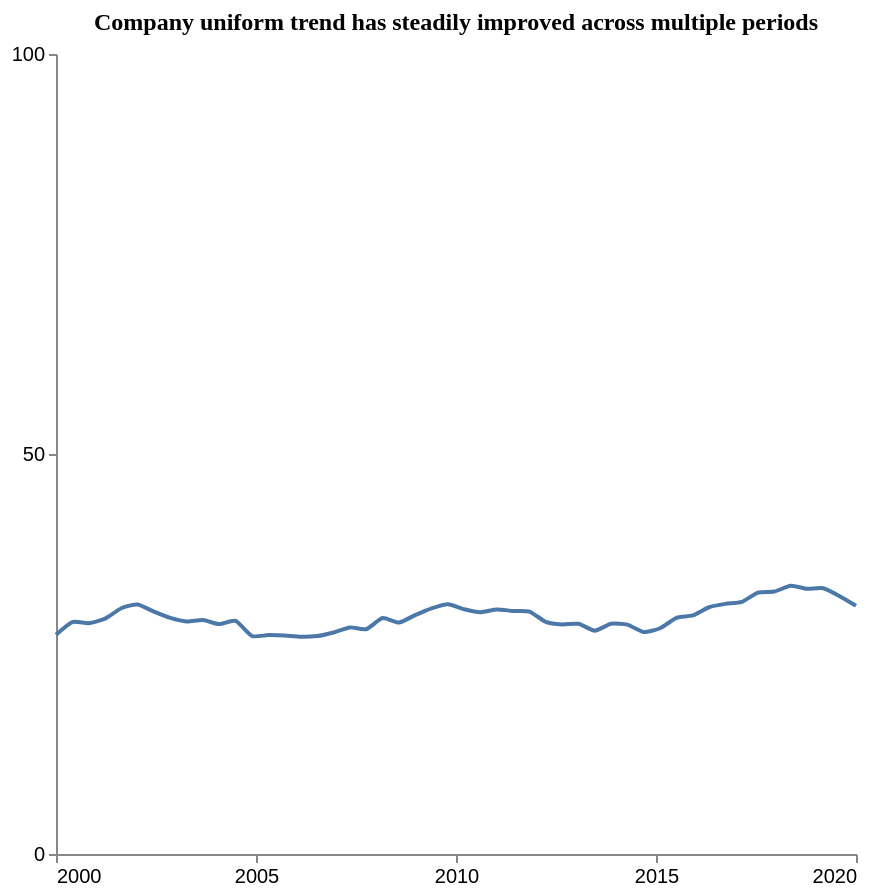

Here is the Vega-Lite specification saved for this chart:
### Vega-Lite specification from a JSON file in a GitHub repository (floating-point values rounded to 4 significant figures)
{"$schema": "https://vega.github.io/schema/vega-lite/v5.json", "description": "Pattern: Uniform", "data": {"values": [{"X": 2000.0, "Y": 27.41}, {"X": 2000.0, "Y": 28.99}, {"X": 2001.0, "Y": 28.85}, {"X": 2001.0, "Y": 29.42}, {"X": 2002.0, "Y": 30.72}, {"X": 2002.0, "Y": 31.2}, {"X": 2002.0, "Y": 30.29}, {"X": 2003.0, "Y": 29.51}, {"X": 2003.0, "Y": 29.07}, {"X": 2004.0, "Y": 29.24}, {"X": 2004.0, "Y": 28.74}, {"X": 2004.0, "Y": 29.14}, {"X": 2005.0, "Y": 27.25}, {"X": 2005.0, "Y": 27.36}, {"X": 2006.0, "Y": 27.3}, {"X": 2006.0, "Y": 27.15}, {"X": 2007.0, "Y": 27.24}, {"X": 2007.0, "Y": 27.69}, {"X": 2007.0, "Y": 28.33}, {"X": 2008.0, "Y": 28.1}, {"X": 2008.0, "Y": 29.49}, {"X": 2009.0, "Y": 28.93}, {"X": 2009.0, "Y": 29.86}, {"X": 2009.0, "Y": 30.71}, {"X": 2010.0, "Y": 31.23}, {"X": 2010.0, "Y": 30.59}, {"X": 2011.0, "Y": 30.23}, {"X": 2011.0, "Y": 30.58}, {"X": 2011.0, "Y": 30.37}, {"X": 2012.0, "Y": 30.29}, {"X": 2012.0, "Y": 29.02}, {"X": 2013.0, "Y": 28.7}, {"X": 2013.0, "Y": 28.77}, {"X": 2013.0, "Y": 27.92}, {"X": 2014.0, "Y": 28.78}, {"X": 2014.0, "Y": 28.67}, {"X": 2015.0, "Y": 27.75}, {"X": 2015.0, "Y": 28.22}, {"X": 2016.0, "Y": 29.52}, {"X": 2016.0, "Y": 29.82}, {"X": 2016.0, "Y": 30.84}, {"X": 2017.0, "Y": 31.26}, {"X": 2017.0, "Y": 31.51}, {"X": 2018.0, "Y": 32.67}, {"X": 2018.0, "Y": 32.81}, {"X": 2018.0, "Y": 33.52}, {"X": 2019.0, "Y": 33.16}, {"X": 2019.0, "Y": 33.21}, {"X": 2020.0, "Y": 32.22}, {"X": 2020.0, "Y": 31.02}]}, "mark": {"type": "line", "interpolate": "cardinal", "tension": 0.4}, "encoding": {"x": {"field": "X", "type": "quantitative", "title": "", "axis": {"grid": false, "format": "d", "values": [2000, 2005, 2010, 2015, 2020], "tickSize": 4}, "scale": {"domain": [2000, 2020]}}, "y": {"field": "Y", "type": "quantitative", "title": "", "axis": {"grid": false, "format": "d", "values": [0, 50, 100], "tickSize": 4, "tickOpacity": 1}, "scale": {"domain": [0, 100]}}}, "title": {"text": "Company uniform trend has steadily improved across multiple periods", "anchor": "middle", "font": "Tahoma", "fontSize": 12}, "config": {"lineBreak": "^", "view": {"stroke": null}}, "height": 400, "width": 400, "autosize": "pad"}
